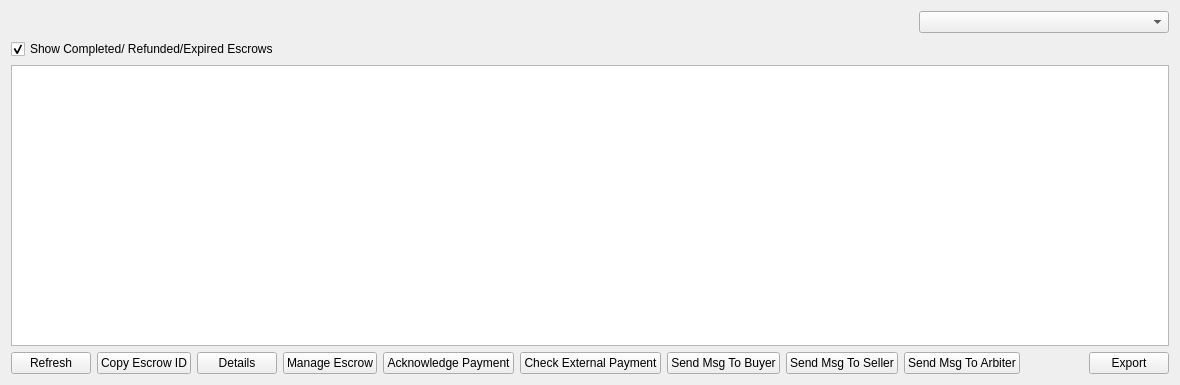
<?xml version="1.0" encoding="UTF-8"?>
<ui version="4.0">
 <class>MyEscrowListPage</class>
 <widget class="QWidget" name="MyEscrowListPage">
  <property name="geometry">
   <rect>
    <x>0</x>
    <y>0</y>
    <width>1180</width>
    <height>385</height>
   </rect>
  </property>
  <property name="windowTitle">
   <string>My Escrow List</string>
  </property>
  <layout class="QVBoxLayout" name="verticalLayout">
   <item>
    <layout class="QHBoxLayout" name="horizontalLayout_2">
     <item>
      <widget class="QLabel" name="labelExplanation">
       <property name="textFormat">
        <enum>Qt::PlainText</enum>
       </property>
       <property name="wordWrap">
        <bool>true</bool>
       </property>
      </widget>
     </item>
     <item>
      <widget class="QComboBox" name="displayListIdentity">
       <property name="maximumSize">
        <size>
         <width>250</width>
         <height>16777215</height>
        </size>
       </property>
      </widget>
     </item>
    </layout>
   </item>
   <item>
    <widget class="QCheckBox" name="completeCheck">
     <property name="text">
      <string>Show Completed/ Refunded/Expired Escrows</string>
     </property>
     <property name="checked">
      <bool>true</bool>
     </property>
    </widget>
   </item>
   <item>
    <widget class="QTableView" name="tableView">
     <property name="contextMenuPolicy">
      <enum>Qt::CustomContextMenu</enum>
     </property>
     <property name="toolTip">
      <string/>
     </property>
     <property name="tabKeyNavigation">
      <bool>false</bool>
     </property>
     <property name="alternatingRowColors">
      <bool>true</bool>
     </property>
     <property name="selectionMode">
      <enum>QAbstractItemView::SingleSelection</enum>
     </property>
     <property name="selectionBehavior">
      <enum>QAbstractItemView::SelectRows</enum>
     </property>
     <property name="sortingEnabled">
      <bool>true</bool>
     </property>
     <attribute name="verticalHeaderVisible">
      <bool>false</bool>
     </attribute>
    </widget>
   </item>
   <item>
    <layout class="QHBoxLayout" name="horizontalLayout">
     <item>
      <widget class="QPushButton" name="refreshButton">
       <property name="maximumSize">
        <size>
         <width>16777215</width>
         <height>48</height>
        </size>
       </property>
       <property name="toolTip">
        <string>Refresh your list of escrows</string>
       </property>
       <property name="text">
        <string>Refresh</string>
       </property>
      </widget>
     </item>
     <item>
      <widget class="QPushButton" name="copyEscrow">
       <property name="toolTip">
        <string>Copy the currently selected escrow to the system clipboard</string>
       </property>
       <property name="text">
        <string>Copy Escrow ID</string>
       </property>
      </widget>
     </item>
     <item>
      <widget class="QPushButton" name="detailButton">
       <property name="text">
        <string>Details</string>
       </property>
      </widget>
     </item>
     <item>
      <widget class="QPushButton" name="manageButton">
       <property name="toolTip">
        <string>Release selected escrow to merchant</string>
       </property>
       <property name="text">
        <string>Manage Escrow</string>
       </property>
       <property name="iconSize">
        <size>
         <width>16</width>
         <height>16</height>
        </size>
       </property>
      </widget>
     </item>
     <item>
      <widget class="QPushButton" name="ackButton">
       <property name="text">
        <string>Acknowledge Payment</string>
       </property>
      </widget>
     </item>
     <item>
      <widget class="QPushButton" name="extButton">
       <property name="text">
        <string>Check External Payment</string>
       </property>
      </widget>
     </item>
     <item>
      <widget class="QPushButton" name="buyerMessageButton">
       <property name="toolTip">
        <string>Send message to buyer</string>
       </property>
       <property name="text">
        <string>Send Msg To Buyer</string>
       </property>
      </widget>
     </item>
     <item>
      <widget class="QPushButton" name="sellerMessageButton">
       <property name="toolTip">
        <string>Send message to seller</string>
       </property>
       <property name="text">
        <string>Send Msg To Seller</string>
       </property>
      </widget>
     </item>
     <item>
      <widget class="QPushButton" name="arbiterMessageButton">
       <property name="toolTip">
        <string>Send message to arbiter</string>
       </property>
       <property name="text">
        <string>Send Msg To Arbiter</string>
       </property>
      </widget>
     </item>
     <item>
      <spacer name="horizontalSpacer">
       <property name="orientation">
        <enum>Qt::Horizontal</enum>
       </property>
       <property name="sizeHint" stdset="0">
        <size>
         <width>40</width>
         <height>20</height>
        </size>
       </property>
      </spacer>
     </item>
     <item>
      <widget class="QPushButton" name="exportButton">
       <property name="toolTip">
        <string>Export the data in the current tab to a file</string>
       </property>
       <property name="text">
        <string>Export</string>
       </property>
      </widget>
     </item>
    </layout>
   </item>
  </layout>
 </widget>
 <resources>
  <include location="../dynamic.qrc"/>
 </resources>
 <connections/>
</ui>
